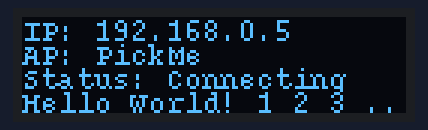
Recording of a sketch running on a simulated Arduino Uno, built with avr-gcc and run on an emulated ATmega328P. Shown: 128×32 one-colour display.

Above: at 0.2 s.

The sketch:

another-hello-world.ino
```cpp
#include <Arduino.h>
#include <U8g2lib.h>

#ifdef U8X8_HAVE_HW_SPI
#include <SPI.h>
#endif
#ifdef U8X8_HAVE_HW_I2C
#include <Wire.h>
#endif

U8G2_SSD1306_128X32_UNIVISION_F_HW_I2C u8g2(U8G2_R0, /* reset=*/ U8X8_PIN_NONE);  // Adafruit ESP8266/32u4/ARM Boards + FeatherWing OLED

void setup(void) {
  u8g2.begin();
}

void loop(void) {
  u8g2.clearBuffer();         // clear the internal memory
  //u8g2.setFont(u8g2_font_u8glib_4_tf); // choose a suitable font
  //u8g2.setFont(u8g2_font_ncenB14_tr); // choose a suitable font
  //u8g2.setFont(u8g2_font_ncenB14_tf); // choose a suitable font
  //u8g2.setFont(u8g2_font_u8glib_4_hf); // choose a suitable font
  //u8g2.setFont(u8g2_font_baby_tf); // choose a suitable font
  u8g2.setFont(u8g2_font_courR08_tf); // choose a suitable font
  u8g2.drawStr(0,8,"IP: 192.168.0.5");  // write something to the internal memory
  u8g2.drawStr(0,16,"AP: PickMe");  // write something to the internal memory
  u8g2.drawStr(0,24,"Status: Connecting");  // write something to the internal memory
  u8g2.drawStr(0,32,"Hello World! 1 2 3 ...");  // write something to the internal memory
  u8g2.sendBuffer();          // transfer internal memory to the display
  delay(1000);
}
```
